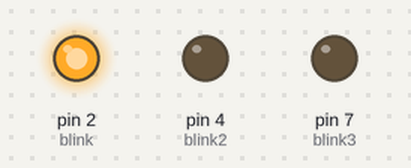
This sketch was run on a simulated Arduino Uno, built with avr-gcc and run on an emulated ATmega328P. Parts: output pins drawn as LEDs (lit = HIGH).

Above: at 0.02 s.
At 0.72 s:
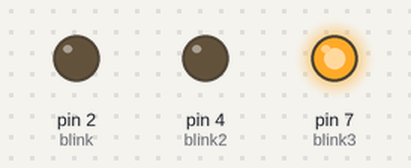
At 1.42 s:
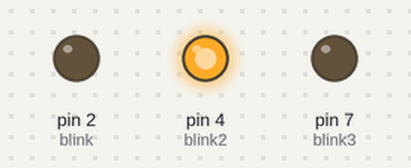
At 2.87 s:
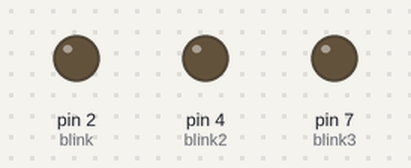
Timing chart, 0 to 3.2 s (numbered marks = the images above):
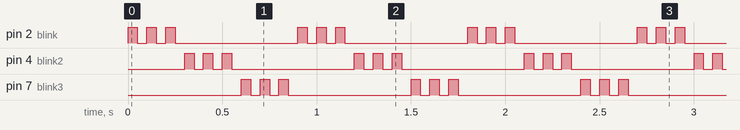

The sketch:

police_blinking.ino
```cpp
int blink =2;// define the pin.
int blink2 =4;// define the pin.
int blink3 =7;// define the pin.
void setup() {
  // put your setup code here, to run once:
pinMode(blink, OUTPUT);// Identify type of device connected pin and wether is INPUT/OUTPUT.
pinMode(blink2, OUTPUT);
pinMode(blink3, OUTPUT);
}

void loop() {
  // put your main code here, to run repeatedly:
for(int i=0; i<=2; i++) {
digitalWrite(blink,HIGH);
delay(50); //microsecond
digitalWrite(blink,LOW);
delay(50); //microsecond
}
for(int i=0; i<=2; i++) {
digitalWrite(blink2,HIGH);
delay(50); //microsecond
digitalWrite(blink2,LOW);
delay(50); //microsecond
}
for(int i=0; i<=2; i++) {
digitalWrite(blink3,HIGH);
delay(50); //microsecond
digitalWrite(blink3,LOW);
delay(50); //microsecond
}
}
```

Measured:
- by itself, pin 2 (blink), pin 4 (blink2), pin 7 (blink3): repeats every 0.90 s: 2 × (LOW 0.05 s, HIGH 0.05 s), LOW 0.65 s, HIGH 0.05 s
